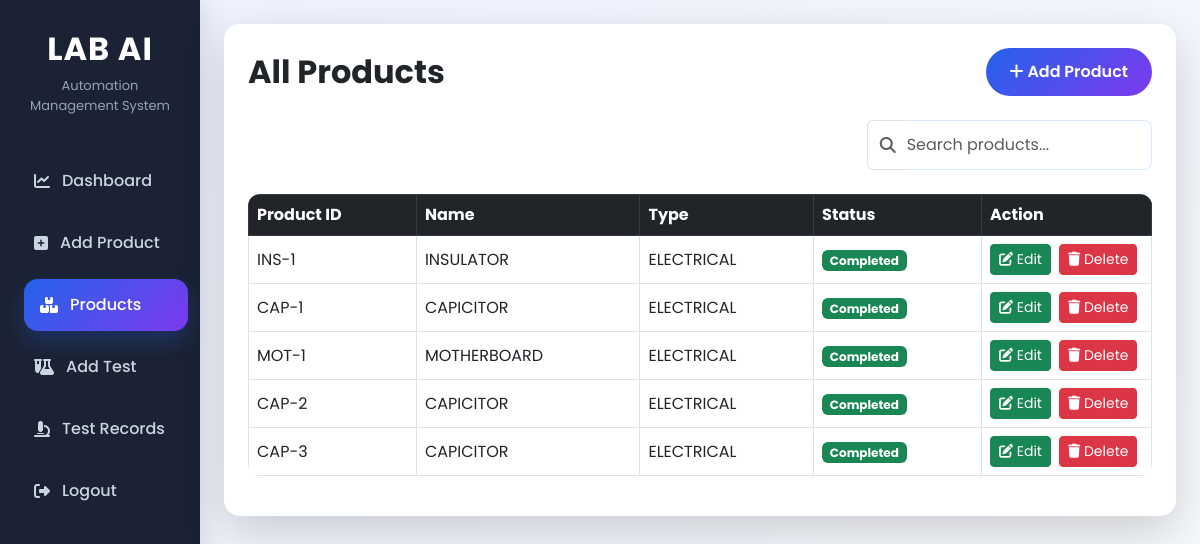
Screenshot of /view_products.php with the database file from the repository.
### tables this page shows
CREATE TABLE `products` (
  `id` int(11) NOT NULL,
  `product_id` varchar(20) DEFAULT NULL,
  `product_name` varchar(100) DEFAULT NULL,
  `product_type` varchar(100) DEFAULT NULL,
  `revision_no` varchar(20) DEFAULT NULL,
  `manufacturing_date` date DEFAULT NULL,
  `status` varchar(50) DEFAULT NULL
);

### view_products.php (the view, shortened to what this page needs)
<?php
include "includes/config.php";
include "includes/header.php";
?>
<div class="container-fluid">
    <div class="row">
        <?php include "includes/sidebar.php"; ?>
        <div class="col-lg-10 col-md-9 col-12 p-4">
            <div class="card shadow-lg border-0 rounded-4 p-4">
                <div class="d-flex justify-content-between align-items-center mb-4 flex-wrap">
                    <h2 class="fw-bold mb-3 mb-md-0">
                        All Products
                    </h2>
                    <a href="add_product.php" class="btn btn-primary rounded-pill px-4">
                        <i class="fa fa-plus"></i> Add Product
                    </a>
                </div>
                <div class="row mb-4">
                    <div class="col-md-4 ms-auto">
                        <div class="input-group">
                            <span class="input-group-text bg-white border-end-0 text-muted">
                                <i class="fa-solid fa-magnifying-glass"></i>
                            </span>
                            <input type="text"
                                   id="productSearch"
                                   class="form-control border-start-0 ps-0 rounded-end-3"
                                   placeholder="Search products...">
                        </div>
                    </div>
                </div>
                <div class="table-responsive">
                    <table class="table table-bordered table-hover align-middle">
                        <thead class="table-dark">
                            <tr>
                                <th>Product ID</th>
                                <th>Name</th>
                                <th>Type</th>
                                <th>Status</th>
                                <th width="170">Action</th>
                            </tr>
                        </thead>
                        <tbody id="productsTableBody">
                            <?php
                            $query = mysqli_query($conn,"SELECT * FROM products");
                            while($row=mysqli_fetch_array($query)){
                            ?>
                            <tr>
                                <td>
                                    <?php echo $row['product_id']; ?>
                                </td>
                                <td>
                                    <?php echo $row['product_name']; ?>
                                </td>
                                <td>
                                    <?php echo $row['product_type']; ?>
                                </td>
                                <td>
                                    <?php
                                    if($row['status']=="Completed"){
                                    ?>
                                        <span class="badge bg-success">
                                            Completed
                                        </span>
                                    <?php
                                    } else {
                                    ?>
                                        <span class="badge bg-warning text-dark">
                                            Pending
                                        </span>
                                    <?php } ?>
                                </td>
                                <td>
                                    <div class="d-flex gap-2 flex-wrap">
                                        <a href="edit_product.php?id=<?php echo $row['id']; ?>" class="btn btn-success btn-sm">
                                            <i class="fa fa-edit"></i> Edit
                                        </a>
                                        <a href="delete_product.php?id=<?php echo $row['id']; ?>" class="btn btn-danger btn-sm">
                                            <i class="fa fa-trash"></i> Delete
                                        </a>
                                    </div>
                                </td>
                            </tr>
                            <?php } ?>
                        </tbody>
                    </table>
                </div>
            </div>
        </div>
    </div>
</div>
<?php include "includes/footer.php"; ?>

### includes/header.php (shortened to what this page needs)
<!DOCTYPE html>
<html lang="en">
<head>
    <link href="https://cdn.jsdelivr.net/npm/bootstrap@5.3.0/dist/css/bootstrap.min.css" rel="stylesheet">
    <link rel="stylesheet" href="css/style.css">
    <link rel="stylesheet" href="https://cdnjs.cloudflare.com/ajax/libs/font-awesome/6.5.1/css/all.min.css">
</head>
<body>
</body>
</html>

### includes/sidebar.php (shortened to what this page needs)
<?php
$current_page = basename($_SERVER['PHP_SELF']);
?>
<div class="col-md-2 sidebar">
    <div class="logo-box">
        <h2>LAB AI</h2>
        <p>Automation Management System</p>
    </div>
    <a href="dashboard.php" class="<?php if($current_page == 'dashboard.php'){ echo 'active'; } ?>">
        <i class="fa-solid fa-chart-line"></i> Dashboard
    </a>
    <a href="add_product.php" class="<?php if($current_page == 'add_product.php'){ echo 'active'; } ?>">
        <i class="fa-solid fa-square-plus"></i> Add Product
    </a>
    <a href="view_products.php" class="<?php if($current_page == 'view_products.php'){ echo 'active'; } ?>">
        <i class="fa-solid fa-boxes-stacked"></i> Products
    </a>
    <a href="add_test.php" class="<?php if($current_page == 'add_test.php'){ echo 'active'; } ?>">
        <i class="fa-solid fa-flask-vial"></i> Add Test
    </a>
    <a href="view_tests.php" class="<?php if($current_page == 'view_tests.php'){ echo 'active'; } ?>">
        <i class="fa-solid fa-microscope"></i> Test Records
    </a>
    <a href="#" data-bs-toggle="modal" data-bs-target="#logoutModal">
        <i class="fa-solid fa-right-from-bracket"></i> Logout
    </a>
</div>

### includes/footer.php (shortened to what this page needs)
</body>
</html>

### css/style.css (style rules this page uses)
:root { --primary:#2563eb; --secondary:#7c3aed; --dark:#0f172a; --light:#f8fafc; --card:#ffffff; }
* { margin:0; padding:0; box-sizing:border-box; }
body { font-family:'Poppins',sans-serif; background:linear-gradient(135deg,#eef2ff,#f8fafc); min-height:100vh; color:#1e293b; overflow-x:hidden; }
.sidebar { min-height:100vh; background:rgba(15,23,42,0.95); backdrop-filter:blur(10px); padding:30px 18px; box-shadow:0 0 30px rgba(0,0,0,0.15); }
.logo-box { text-align:center; color:white; margin-bottom:40px; }
.logo-box h2 { font-weight:700; letter-spacing:1px; }
.logo-box p { color:#94a3b8; font-size:13px; }
.sidebar a { display:flex; align-items:center; gap:12px; color:#cbd5e1; text-decoration:none; margin:10px 0; padding:14px 16px; border-radius:14px; transition:all .3s ease; font-weight:500; }
.sidebar a:hover, .sidebar a.active { background:linear-gradient(135deg,var(--primary),var(--secondary)); color:white; transform:translateX(6px); box-shadow:0 10px 20px rgba(37,99,235,0.25); }
.btn-primary { background:linear-gradient(135deg,var(--primary),var(--secondary)); border:none; border-radius:14px; padding:12px; font-weight:600; transition:all .3s ease; }
.form-control { border-radius:14px; padding:12px; border:1px solid #dbeafe; }
.table { border-radius:12px; overflow:hidden; }
.card { overflow:hidden; }
.btn { transition:0.3s; }

### rows the page displays
products: product "INS-1", product_name "INSULATOR", product_type "ELECTRICAL", status "Completed"
products: product "CAP-1", product_name "CAPICITOR", product_type "ELECTRICAL", status "Completed"
products: product "MOT-1", product_name "MOTHERBOARD", product_type "ELECTRICAL", status "Completed"
products: product "CAP-2", product_name "CAPICITOR", product_type "ELECTRICAL", status "Completed"
products: product "CAP-3", product_name "CAPICITOR", product_type "ELECTRICAL", status "Completed"
